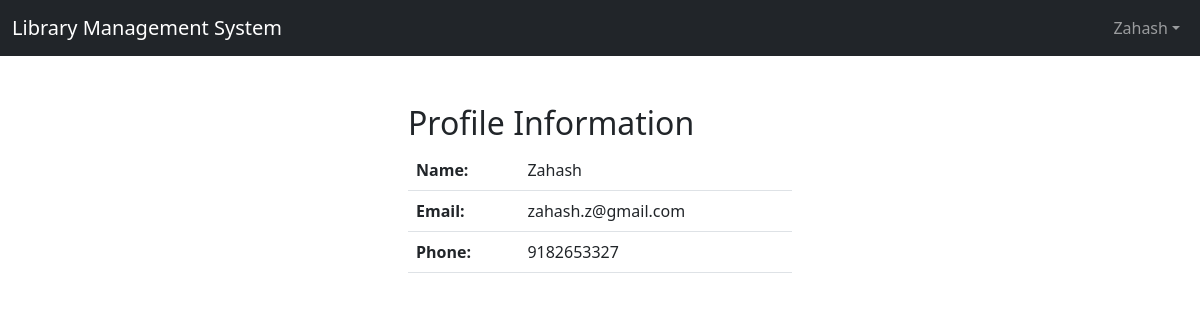
The app's page /viewprofile.php (signed in) with its own data.
### tables this page shows
CREATE TABLE `users` (
  `id` int(11) NOT NULL,
  `name` varchar(255) NOT NULL,
  `email` varchar(255) NOT NULL,
  `password` varchar(255) NOT NULL,
  `phone` varchar(10) NOT NULL
);

### viewprofile.php (the view, shortened to what this page needs)
<?php
    $conn = mysqli_connect("localhost", "root", "", "lms");
    $query = "select * from users where email = '$_SESSION[email]'";
    $result = mysqli_query($conn, $query);
    $row = mysqli_fetch_assoc($result);
    $name = $row['name'];
    $email = $row['email'];
    $phone = $row['phone'];
?>
<!doctype html>
<html lang="en">
  <head>
    <link href="https://cdn.jsdelivr.net/npm/bootstrap@5.3.0-alpha3/dist/css/bootstrap.min.css" rel="stylesheet">
  </head>
  <body>
    <nav class="navbar navbar-expand-lg navbar-dark bg-dark ">
        <div class="container-fluid">
            <div class="navbar-header">
                <a class="navbar-brand" href="dashboard.php">Library Management System</a>
            </div>
            <ul class="nav navbar-nav navbar-right">
                <li class="nav-item dropdown">
                    <a class="nav-link dropdown-toggle" href="" role="button" data-bs-toggle="dropdown" aria-expanded="false"><?php echo $_SESSION['username'];?></a>
                </li>
            </ul>
        </div>
    </nav><br><br>
    <div class="row">
        <div class="col-md-4"></div>
        <div class="col-md-4">
            <h2>Profile Information</h2>
            <table class="table">
                <tr>
                    <th>Name:</th>
                    <td><?php echo $name; ?></td>
                </tr>
                <tr>
                    <th>Email:</th>
                    <td><?php echo $email; ?></td>
                </tr>
                <tr>
                    <th>Phone:</th>
                    <td><?php echo $phone; ?></td>
                </tr>
            </table>
        </div>
        <div class="col-md-4"></div>
    </div>
  </body>
</html>

### records on screen
users: name "Zahash", email "zahash.z@gmail.com", phone "9182653327"

### other values on screen
$_SESSION['username'] "Zahash"
